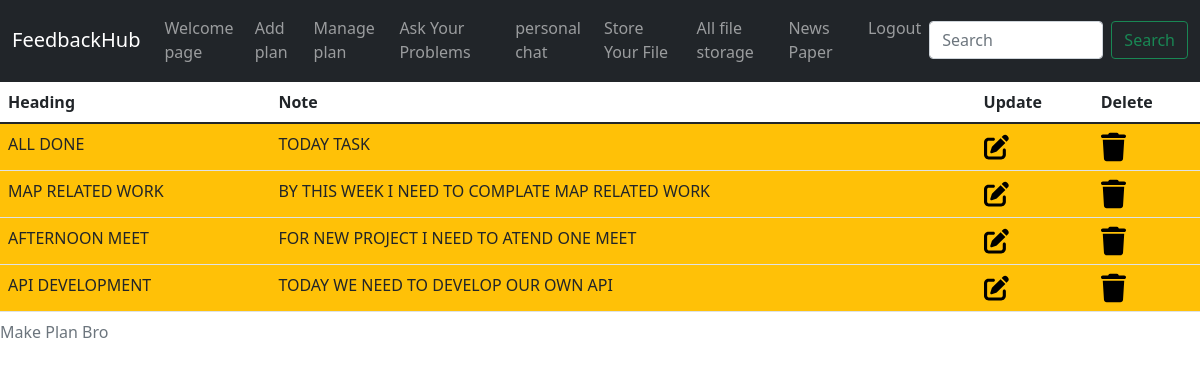
The app's page /list_view/ (signed in) with its own data.
### Home/models.py (models this page shows, shortened)
class GeeksModel(models.Model):
    id = models.AutoField(primary_key=True)
    title = models.CharField(max_length = 200)
    description = models.TextField()
    user = models.ForeignKey(User, on_delete=models.CASCADE)

### Home/views.py (the view)
# urls.py: path('list_view/', views.list_view, name='list_view'),
def list_view(request):
    context = {}
    user = User.objects.get(username=request.user.username)
    context["dataset"] = GeeksModel.objects.filter(user=user)
    return render(request, "list_view.html", context)

### templates/list_view.html (shortened to what this page needs)
{% extends "base.html" %}
{% block body %}
<div class="table-responsive-sm">
    <table class="table">
        <caption>Make Plan Bro</caption>
        <thead>
          <tr>
            <th scope="col">Heading</th>
            <th scope="col">Note</th>
            <th scope="col">Update</th>
            <th scope="col">Delete</th>
          </tr>
        </thead>
        <tbody>
            {% for data in dataset %}
          <tr class="bg-warning">
            <td data-label="Title">{{ data.title }}</td>
                <td data-label="Description">{{ data.description }}</td>
                <td data-label="Update">
                    <a href="{% url 'update_view' title=data.title %}" class="update">
                      </a>
                    </td>
                <td data-label="Delete">
                    <a href="{% url 'delete_item' title=data.title %}" class="delete">
                    </a>
                </td>
          </tr>
          {% endfor %}
        </tbody>
      </table>
</div>
{% endblock body %}

### templates/base.html (shortened to what this page needs)
<!doctype html>
<html lang="en">
  <head>
    {% load static %}
    <link rel="stylesheet" type="text/css" href="{% static 'index.css' %}">
    <link href="https://cdn.jsdelivr.net/npm/bootstrap@5.1.3/dist/css/bootstrap.min.css" rel="stylesheet">
    <link href="https://cdnjs.cloudflare.com/ajax/libs/font-awesome/6.0.0-beta3/css/all.min.css" rel="stylesheet">
  </head>
  <body>
    <nav class="navbar navbar-expand-lg navbar-dark bg-dark">
        <div class="container-fluid">
          <a class="navbar-brand" href="#">FeedbackHub</a>
          <div class="collapse navbar-collapse" id="navbarSupportedContent">
            <ul class="navbar-nav me-auto mb-2 mb-lg-0">
              <li class="nav-item">
                <a class="nav-link"  href="/welcome">Welcome page</a>
              </li>
              <li class="nav-item">
                <a class="nav-link" href="/create_view">Add plan</a>
              </li>
              <a class="nav-link" href="/list_view">Manage plan</a>
              <a class="nav-link" href="/contact">Ask Your Problems</a>
              <a class="nav-link" href="https://wechatforfriends.netlify.app/"> personal chat</a>
              <a class="nav-link" href="/upload/">Store Your File</a>
              <a class="nav-link" href="/display/">All file storage</a>
              <a class="nav-link" href="/newstemplate">News Paper</a>
              <a class="nav-link" href="/logout/">Logout</a>
            </ul>
            <form class="d-flex">
              <input class="form-control me-2" type="search" placeholder="Search" aria-label="Search">
              <button class="btn btn-outline-success" type="submit">Search</button>
            </form>
          </div>
        </div>
      </nav>
{% block  body %}
{% endblock body %}
  </body>
</html>

### records on screen
GeeksModel: title "ALL DONE", description "TODAY TASK"
GeeksModel: title "MAP RELATED WORK", description "BY THIS WEEK I NEED TO COMPLATE MAP RELATED WORK"
GeeksModel: title "AFTERNOON MEET", description "FOR NEW PROJECT I NEED TO ATEND ONE MEET"
GeeksModel: title "API DEVELOPMENT", description "TODAY WE NEED TO DEVELOP OUR OWN API"
